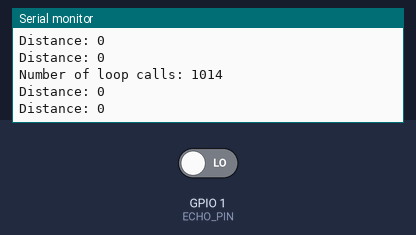
Bench run of a sketch on a simulated ESP32. Parts: the last lines printed to the serial monitor. Inputs (shaded band) come from the test bench; at power-on: GPIO 1 (ECHO_PIN) LOW.

Above: at 1.2 s.
1.3 s: GPIO 1 (ECHO_PIN) driven HIGH
At 1.4 s:
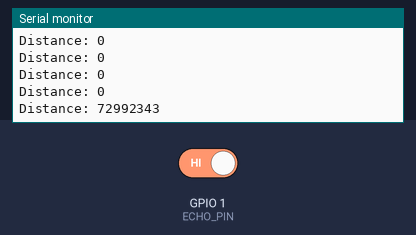
2.8 s: GPIO 1 (ECHO_PIN) driven LOW
At 2.87 s:
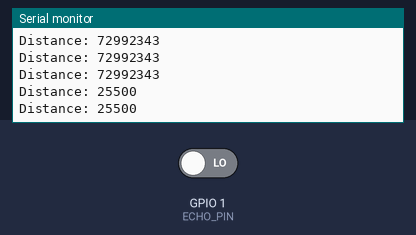
Timing chart, 0 to 5.8 s (numbered marks = the images above; inputs shaded):
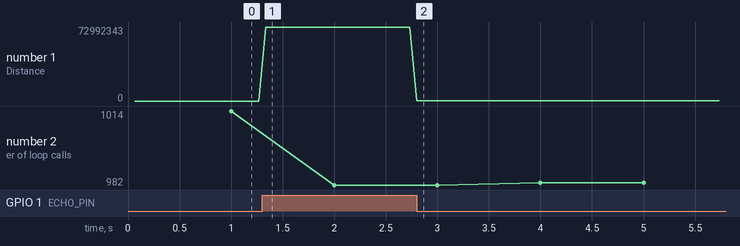

Measured:
- after the input at 1.3 s, the serial monitor: prints a new line at once (image 1)
- after the input at 2.8 s, the serial monitor: prints a new line at once (image 2)
- plotted number 1: 0 → 72992343 after the input at 1.3 s, 72992343 → 25500 after the input at 2.8 s
- plotted number 2: 1014 → 982 after the input at 1.3 s

The sketch:

TrabalhoFinal_With_Interrupts.ino
```cpp
#define TRIG_PIN 2  // Pino para o trigger
#define ECHO_PIN 1  // Pino para o trigger
#define SONAR_FREQ 1000000/15  // Definir quantas vezes por segundo é lido o sonar (em microsegundos)
#define LOOP_FREQ 1000000     //  Definir quantos loops foram feitos em 1 segundo  (em microsegundos)
hw_timer_t* timer_n = NULL;   //definir o ponteiro do timer
unsigned long start_time;     //variavel para ler o tempo inicial para a leitura do sonar
unsigned long s_time_loop;    //variavel para ler o tempo inicial para a leitura do loop
unsigned long current_time;   //variavel para ler o tempo actual
unsigned long timer_count;    // contador para contar quantos loop foram feitos durante 1 segundo
static unsigned long s_time;   //variavel para ler o instante em que o eccho passou a HIGH
static unsigned long e_time;    //variavel para ler o instante em que o eccho passou a LOW
volatile unsigned long dist;    // Variavel parab guardar o valor da distancia
static bool state = true;       // Variavel para controlar o estado do trigger


//** Função do timer interrupt **//
void IRAM_ATTR pulseTrig(){

    digitalWrite(TRIG_PIN,state); // escrever o valor do estado (state) no pino do trigger
    state=!state;  // inverter o estado da variavel

}
//** Função do interrupt externo**//
void IRAM_ATTR pulseEcho(){

  if(digitalRead(ECHO_PIN)){  // condiçao para verificar qual o valor do echo (LOW ou HIGH)
                              // se o valor lido do pino do trigger for HIGH
    s_time=micros();          // vai ler o tempo inicial do echo
  }else {                     // caso o valor lido seja LOW
    e_time=micros();          // vai ler o tempo final do echo
  }
  dist = (e_time-s_time)*0.017;  // calcula a distancia subtraindo o valor do tempo inicial do echo
                                  //ao valor do tempo final do echo e multiplica pela constante da velocidade
                                  // do som em cm
}

void setup() {

  Serial.begin(115200);   //iniciar a porta serie a 115200 bps
  pinMode(TRIG_PIN,OUTPUT);    // definir o pino do trigger como OUTPUT
  pinMode(ECHO_PIN,INPUT);       // definir o pino do echo como INPUT
  digitalWrite(TRIG_PIN,LOW);   // escrever o valor LOW no pino do trigger
  timer_n=timerBegin(0,80,true);    //configura o ponteiro do timer como timer 0, com um divisor de frequencia igual
                                    // a 80 para que que o incremento seja feito em microsegundos
  timerAttachInterrupt(timer_n,pulseTrig,true);  // associa a função ao timer previamente configurado
  timerAlarmWrite(timer_n,SONAR_FREQ,true);   // configura o valor de referencia no qual o interrupt vai acontecer
  timerAlarmEnable(timer_n); //inicializa o timer
  attachInterrupt(ECHO_PIN,pulseEcho,CHANGE);  // associa a função ao interrupt externo e define o modo no qual era sera activado
                                                // neste caso será quando acontecer mudança de sinal (0 ou 1)
  start_time=micros();      // ler o tempo inicial para o sonar
  s_time_loop=micros();     // ler o tempo inicial para o loop
  timer_count=0;        //iniciar o contador a zero

}

void loop() {

  timer_count++;  // incremetar o contador do loop
  current_time=micros();  // ler o tempo actual
  if(current_time - start_time >= SONAR_FREQ){  // condição de escrita do sonar
                                                 //verificar se o tempo actual - o tempo inicial sao maiores ou iguais que 1000000/15
    Serial.print("Distance: ");
    Serial.println(dist);                   // Escrever no computador o valor da distancia e efetua mudança de linha
    start_time+=SONAR_FREQ;                 // atualiza o tempo inicial para o sonar
 }

  current_time=micros();   // ler o tempo actual
  if(current_time - s_time_loop >= LOOP_FREQ){  // condição de escrita do contador do loop
                                                //verificar se o tempo actual - o tempo inicial sao maiores ou iguais que 1000000
    Serial.print("Number of loop calls: ");
    Serial.println(timer_count);    // Escrever no computador o valor da contador e efetua mudança de linha
    timer_count=0;                  // atualizar o tempo inicial para o loop
    s_time_loop+=LOOP_FREQ;          //atualiza o valor do contador para zero
  }
}
```
